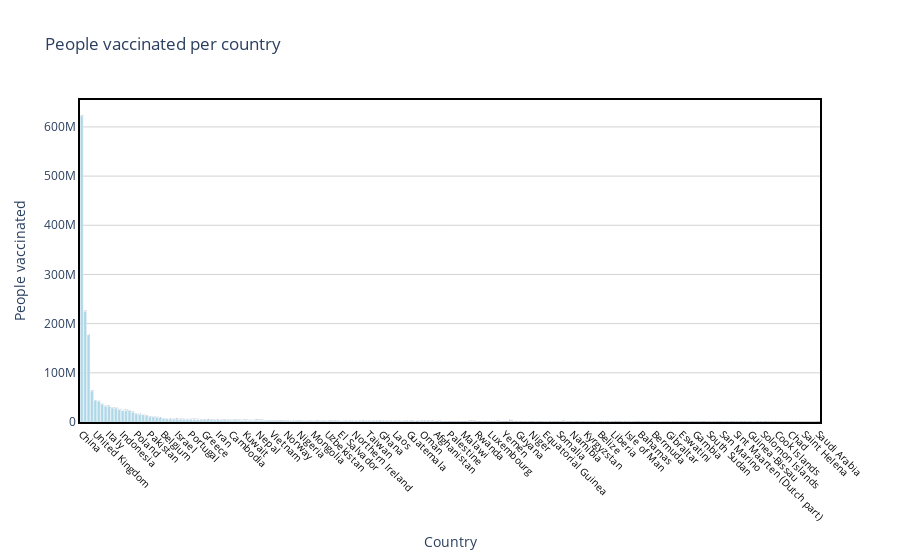

Source (notebook cell):
### Code cell
draw_trace_bar(country_vaccine, 'People vaccinated', 'People vaccinated per country', 'Country',\
               'People vaccinated', "lightblue" )

### Figure 1 — Plotly figure (JSON) as saved in the notebook; plotly's stock layout.template omitted (floating-point values rounded to 4 significant figures; data arrays with more than 128 entries replaced by an {"elided": "..."} marker saying what was removed)
{"data": [{"marker": {"color": "lightblue"}, "text": {"elided": "217 str values"}, "type": "bar", "x": {"elided": "217 str values"}, "y": {"elided": "217 int values"}}], "layout": {"hovermode": "closest", "paper_bgcolor": "rgba(0, 0, 0, 0)", "plot_bgcolor": "rgba(0, 0, 0, 0)", "title": {"text": "People vaccinated per country"}, "xaxis": {"linecolor": "black", "linewidth": 2, "mirror": true, "showline": true, "showticklabels": true, "tickangle": 45, "tickfont": {"color": "black", "size": 10}, "title": {"text": "Country"}, "zeroline": true, "zerolinecolor": "grey", "zerolinewidth": 1}, "yaxis": {"gridcolor": "lightgrey", "linecolor": "black", "linewidth": 2, "mirror": true, "showline": true, "title": {"text": "People vaccinated"}, "zeroline": true, "zerolinecolor": "grey", "zerolinewidth": 1}}}
